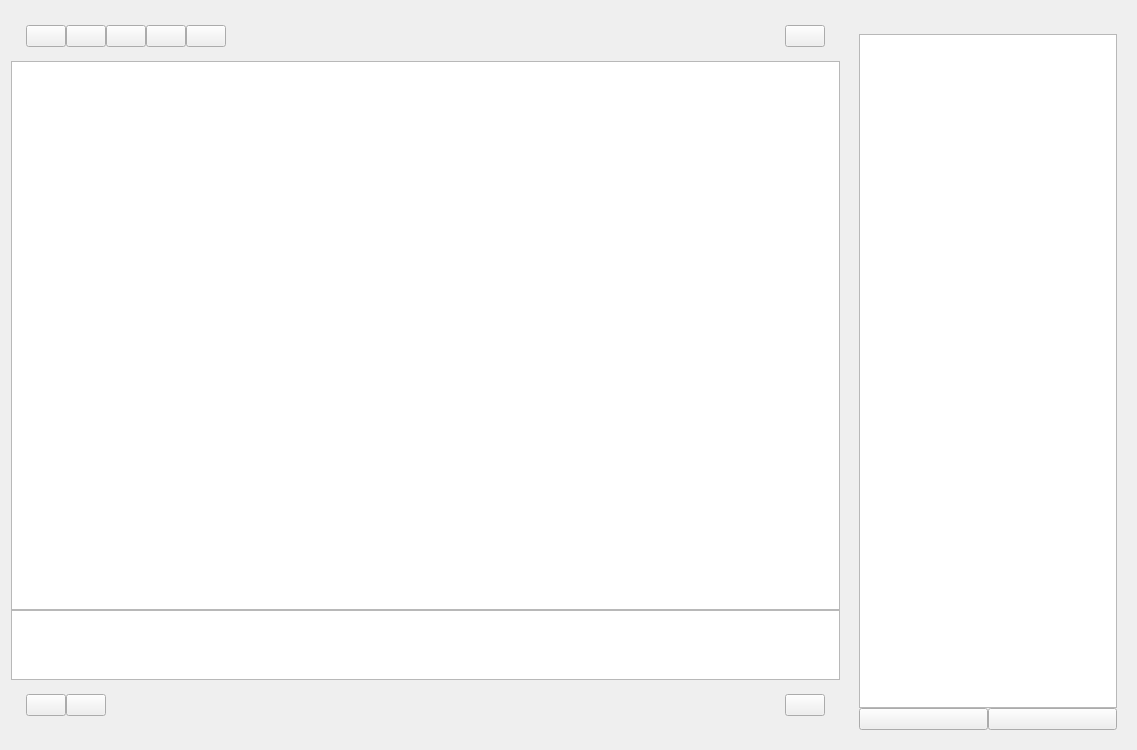
<?xml version="1.0" encoding="UTF-8"?>
<ui version="4.0">
 <class>DataTransWindow</class>
 <widget class="QWidget" name="DataTransWindow">
  <property name="geometry">
   <rect>
    <x>0</x>
    <y>0</y>
    <width>1137</width>
    <height>750</height>
   </rect>
  </property>
  <property name="windowTitle">
   <string>Form</string>
  </property>
  <layout class="QHBoxLayout" name="horizontalLayout" stretch="6,2">
   <property name="spacing">
    <number>10</number>
   </property>
   <item>
    <layout class="QVBoxLayout" name="verticalLayout">
     <property name="spacing">
      <number>0</number>
     </property>
     <item>
      <widget class="QWidget" name="Transfer" native="true">
       <layout class="QVBoxLayout" name="verticalLayout_3" stretch="1,11,1,1">
        <property name="spacing">
         <number>0</number>
        </property>
        <property name="leftMargin">
         <number>0</number>
        </property>
        <property name="topMargin">
         <number>0</number>
        </property>
        <property name="rightMargin">
         <number>0</number>
        </property>
        <item>
         <layout class="QHBoxLayout" name="horizontalLayout_2">
          <item>
           <spacer name="horizontalSpacer_3">
            <property name="orientation">
             <enum>Qt::Horizontal</enum>
            </property>
            <property name="sizeType">
             <enum>QSizePolicy::Fixed</enum>
            </property>
            <property name="sizeHint" stdset="0">
             <size>
              <width>15</width>
              <height>10</height>
             </size>
            </property>
           </spacer>
          </item>
          <item>
           <widget class="TipButton" name="receive_type_btn">
            <property name="text">
             <string/>
            </property>
           </widget>
          </item>
          <item>
           <widget class="TipButton" name="time_view_btn">
            <property name="text">
             <string/>
            </property>
           </widget>
          </item>
          <item>
           <widget class="TipButton" name="receive_view_btn">
            <property name="text">
             <string/>
            </property>
           </widget>
          </item>
          <item>
           <widget class="TipButton" name="transmit_view_btn">
            <property name="text">
             <string/>
            </property>
           </widget>
          </item>
          <item>
           <widget class="TipButton" name="txt_setting_btn">
            <property name="text">
             <string/>
            </property>
           </widget>
          </item>
          <item>
           <spacer name="verticalSpacer">
            <property name="orientation">
             <enum>Qt::Vertical</enum>
            </property>
            <property name="sizeType">
             <enum>QSizePolicy::Fixed</enum>
            </property>
            <property name="sizeHint" stdset="0">
             <size>
              <width>20</width>
              <height>50</height>
             </size>
            </property>
           </spacer>
          </item>
          <item>
           <spacer name="horizontalSpacer">
            <property name="orientation">
             <enum>Qt::Horizontal</enum>
            </property>
            <property name="sizeHint" stdset="0">
             <size>
              <width>40</width>
              <height>20</height>
             </size>
            </property>
           </spacer>
          </item>
          <item>
           <widget class="TipButton" name="clear_txtbtn">
            <property name="text">
             <string/>
            </property>
           </widget>
          </item>
          <item>
           <spacer name="horizontalSpacer_4">
            <property name="orientation">
             <enum>Qt::Horizontal</enum>
            </property>
            <property name="sizeType">
             <enum>QSizePolicy::Fixed</enum>
            </property>
            <property name="sizeHint" stdset="0">
             <size>
              <width>15</width>
              <height>20</height>
             </size>
            </property>
           </spacer>
          </item>
         </layout>
        </item>
        <item>
         <layout class="QVBoxLayout" name="verticalLayout_4">
          <property name="spacing">
           <number>0</number>
          </property>
          <item>
           <widget class="CustomPlainTextEdit" name="receive_plain"/>
          </item>
         </layout>
        </item>
        <item>
         <layout class="QVBoxLayout" name="verticalLayout_5">
          <item>
           <widget class="QPlainTextEdit" name="transmit_plain"/>
          </item>
         </layout>
        </item>
        <item>
         <layout class="QHBoxLayout" name="horizontalLayout_3">
          <property name="spacing">
           <number>0</number>
          </property>
          <item>
           <spacer name="horizontalSpacer_5">
            <property name="orientation">
             <enum>Qt::Horizontal</enum>
            </property>
            <property name="sizeType">
             <enum>QSizePolicy::Fixed</enum>
            </property>
            <property name="sizeHint" stdset="0">
             <size>
              <width>15</width>
              <height>20</height>
             </size>
            </property>
           </spacer>
          </item>
          <item>
           <widget class="TipButton" name="send_type_switch">
            <property name="text">
             <string/>
            </property>
           </widget>
          </item>
          <item>
           <widget class="TipButton" name="clear_btn">
            <property name="text">
             <string/>
            </property>
           </widget>
          </item>
          <item>
           <spacer name="verticalSpacer_2">
            <property name="orientation">
             <enum>Qt::Vertical</enum>
            </property>
            <property name="sizeType">
             <enum>QSizePolicy::Fixed</enum>
            </property>
            <property name="sizeHint" stdset="0">
             <size>
              <width>20</width>
              <height>50</height>
             </size>
            </property>
           </spacer>
          </item>
          <item>
           <spacer name="horizontalSpacer_2">
            <property name="orientation">
             <enum>Qt::Horizontal</enum>
            </property>
            <property name="sizeHint" stdset="0">
             <size>
              <width>40</width>
              <height>20</height>
             </size>
            </property>
           </spacer>
          </item>
          <item>
           <widget class="QPushButton" name="send_btn">
            <property name="text">
             <string/>
            </property>
           </widget>
          </item>
          <item>
           <spacer name="horizontalSpacer_6">
            <property name="orientation">
             <enum>Qt::Horizontal</enum>
            </property>
            <property name="sizeType">
             <enum>QSizePolicy::Fixed</enum>
            </property>
            <property name="sizeHint" stdset="0">
             <size>
              <width>15</width>
              <height>20</height>
             </size>
            </property>
           </spacer>
          </item>
         </layout>
        </item>
       </layout>
      </widget>
     </item>
    </layout>
   </item>
   <item>
    <layout class="QVBoxLayout" name="verticalLayout_2">
     <item>
      <widget class="QWidget" name="Commend" native="true">
       <layout class="QVBoxLayout" name="verticalLayout_6">
        <property name="spacing">
         <number>0</number>
        </property>
        <item>
         <layout class="QHBoxLayout" name="horizontalLayout_4">
          <item>
           <widget class="QLabel" name="label">
            <property name="text">
             <string/>
            </property>
           </widget>
          </item>
         </layout>
        </item>
        <item>
         <layout class="QVBoxLayout" name="verticalLayout_7">
          <item>
           <widget class="QTableWidget" name="commend_table"/>
          </item>
         </layout>
        </item>
        <item>
         <layout class="QHBoxLayout" name="horizontalLayout_5">
          <item>
           <widget class="QPushButton" name="add_cmd_btn">
            <property name="text">
             <string/>
            </property>
           </widget>
          </item>
          <item>
           <widget class="QPushButton" name="clear_cmd_btn">
            <property name="text">
             <string/>
            </property>
           </widget>
          </item>
         </layout>
        </item>
       </layout>
      </widget>
     </item>
    </layout>
   </item>
  </layout>
 </widget>
 <customwidgets>
  <customwidget>
   <class>CustomPlainTextEdit</class>
   <extends>QPlainTextEdit</extends>
   <header location="global">customplaintextedit.h</header>
  </customwidget>
  <customwidget>
   <class>TipButton</class>
   <extends>QPushButton</extends>
   <header location="global">tipbutton.h</header>
  </customwidget>
 </customwidgets>
 <resources/>
 <connections/>
</ui>
